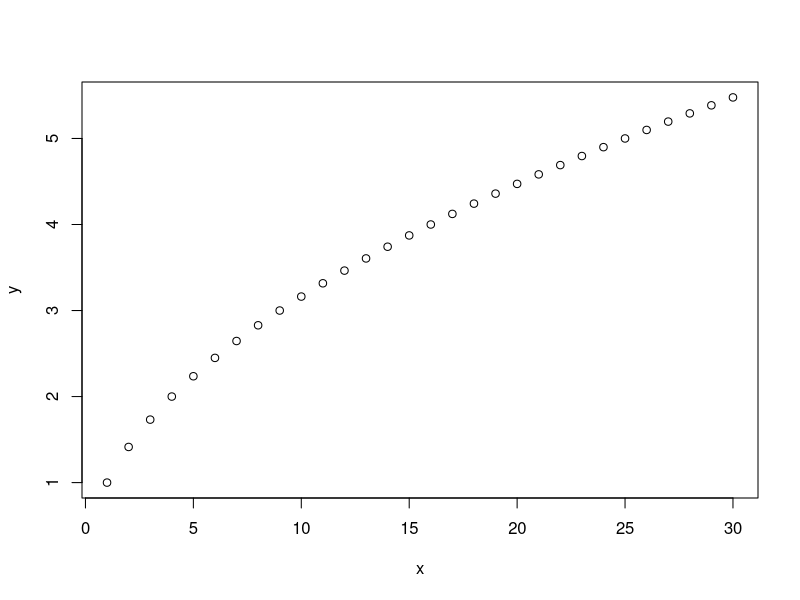
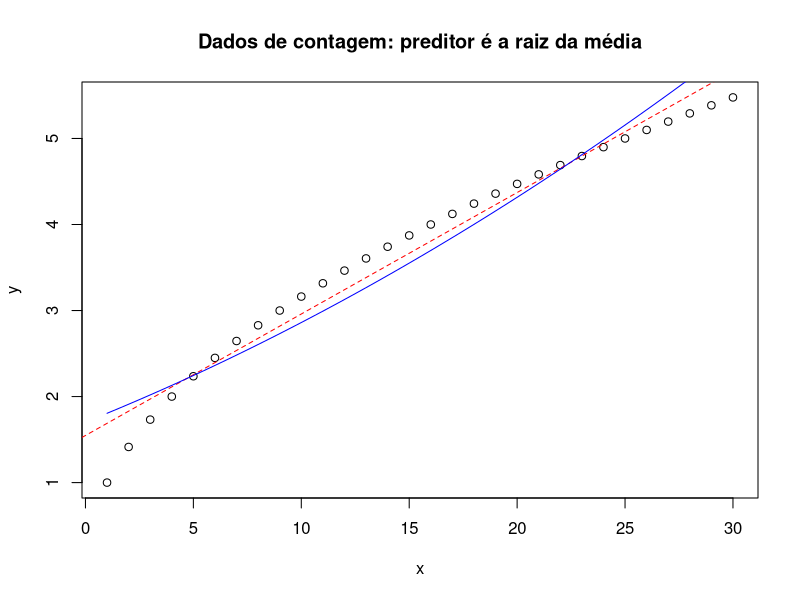

Recreate these plots in R, in order.
#z = c((1:30)^2)
#plot(x,z)

#w = c(log(1:30))
#plot(x,w)

#k=c(seq(1,15,3),seq(15,1,-3))
#x=c(1:length(k))
#plot(x,k)
y <- c(sqrt(1:30))
x <- c(1:30)
plot(x,y)

b_est <- function(x,y){
  m = lm(y~x)
  b1_0 = m$coefficients[1]
  b2_0 = m$coefficients[2]
  erro <- 1
  b_est <- c(b1_0,b2_0)
  b_est1 <- NULL
  i=0
  while (erro>0.00001){
    n = b_est[1] + b_est[2]*x
    mu <- n^2
    V <- diag(mu, length(x))
    W <- diag(4, length(x))
    Z <- n + solve(sqrt(W))%*%solve(sqrt(V))%*%(y-mu)
    X <- cbind(1,x)
    A <- t(X)%*%W%*%X
    B <- t(X)%*%W%*%Z
    b_est1 <- c(solve(A)%*%B)
    erro <- max(abs(b_est1 - b_est))
    b_est <- b_est1
    i=i+1
  }
lista = list(interações=i, parametros = b_est)
return(lista)
}

#glm(y~x,family=poisson(link="sqrt")) #comparando com a função

b_esti = b_est(x,y)
f = function(x) (b_esti$parametros[1]+ b_esti$parametros[2]*x)^2
m1 = lm(y~x)

plot(x,y, main="Dados de contagem: preditor é a raiz da média")
abline(m1$coefficients,lty = 2, lwd=1, col = 'red')
curve(f,col="blue",add=T)
#text(15, 4,expression(hat(y) == hat(beta[0]) + hat(beta[1])*x),col="red")
#text(14, 2,expression(hat(y) == exp(hat(beta[0]) + hat(beta[1])*x)),col="blue")


